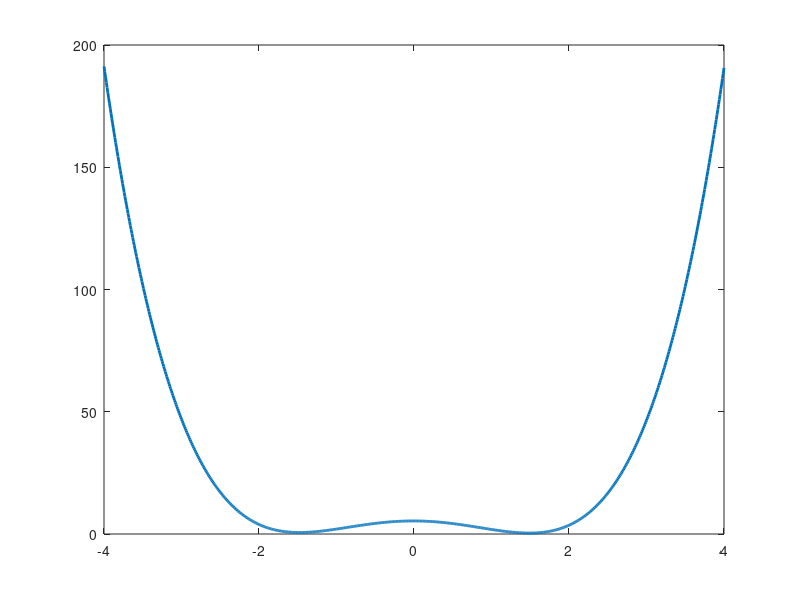

Recreate this plot in MATLAB. (Note: this script raises an error after producing the figure.)
clear; clc; close all;

global gamma g1 

lim1=4;

f1=@(x) 0;
g1=@(x) 1;

[X]=ndgrid(-lim1:0.01:lim1);
l=@(x)   (x.^2-2.2).^2-0.08.*x+0.5;
plot(X,l(X),'LineWidth', 2,'DisplayName','$f(x)$');
hold on;


Ntotal_set=[2,4,6,8];

for i=1:length(Ntotal_set)

 Ntotal=Ntotal_set(i);
 gamma=0.05;
 theta=0.5;

c=find_approximation(gamma,l,lim1,Ntotal,theta);
label_M = ['$V_n(x),M=$', num2str(Ntotal_set(i))];
approx=0;
for j=1:length(c)
    approx=approx+c(j)*phi1(X,j);
end

plot(X,approx,'LineWidth', 2, 'LineStyle', '-','DisplayName',label_M);
hold on;
end
legend('Interpreter','latex','FontSize',15)
xlabel('$x$','Interpreter','latex','FontSize',18) 
xlim([-3,3])
ylim([-1,6])

